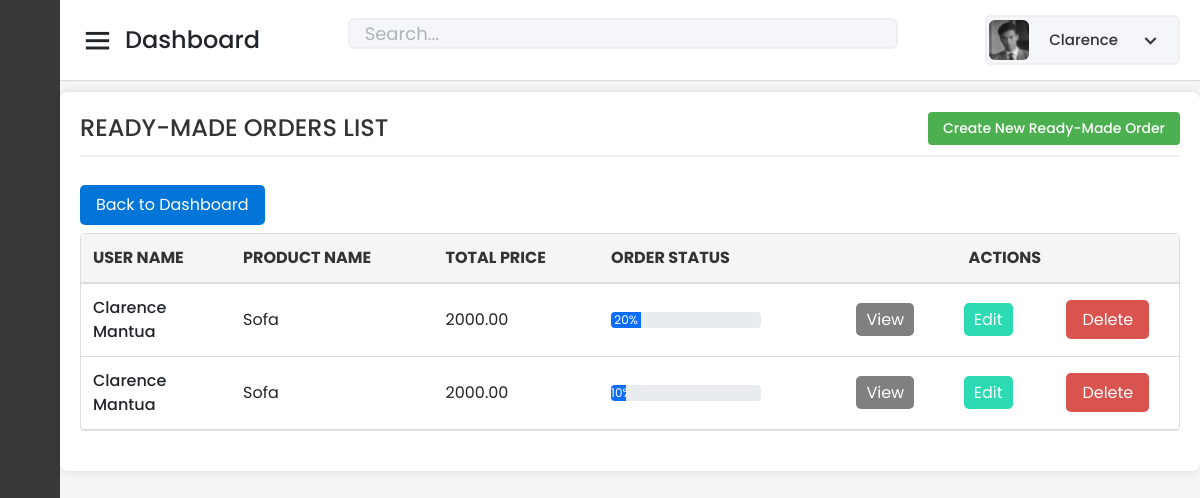
Before: /Capstone_Admin/readymade/read-all-readymade-form.php (signed in) with the older database file.
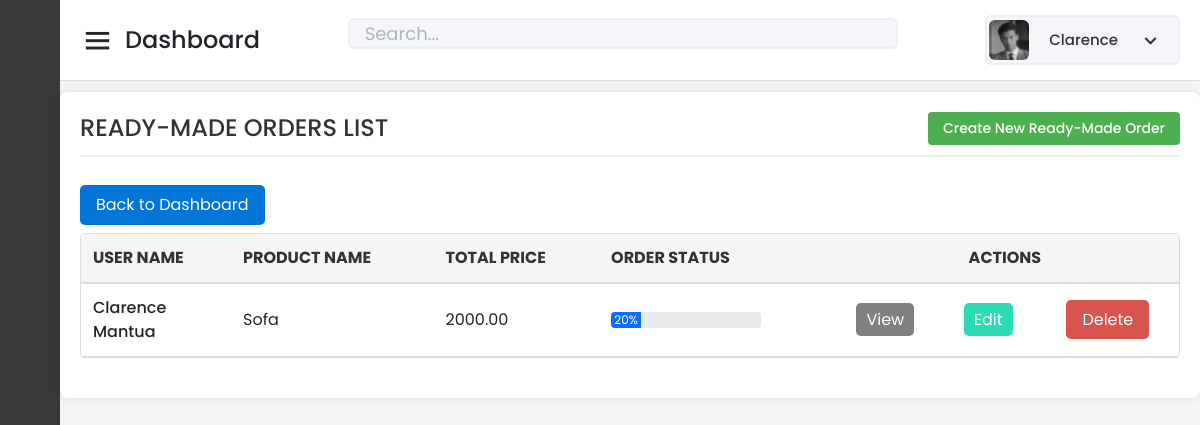
After: the same page with the newer database file.
### tables this page shows
CREATE TABLE `tbl_ready_made_orders` (
  `ReadyMadeOrder_ID` int(11) NOT NULL AUTO_INCREMENT,
  `Product_ID` int(11) NOT NULL,
  `User_ID` varchar(150) NOT NULL,
  `Quantity` int(11) NOT NULL,
  `Total_Price` decimal(10,2) NOT NULL,
  `Order_Status` int(3) NOT NULL DEFAULT 0,
  `Order_Date` timestamp NOT NULL DEFAULT current_timestamp(),
  `Product_Status` int(3) NOT NULL DEFAULT 0,
  `Progress_Pic_10` varchar(255) DEFAULT NULL,
  `Progress_Pic_20` varchar(255) DEFAULT NULL,
  `Progress_Pic_30` varchar(255) DEFAULT NULL,
  `Progress_Pic_40` varchar(255) DEFAULT NULL,
  `Progress_Pic_50` varchar(255) DEFAULT NULL,
  `Progress_Pic_60` varchar(255) DEFAULT NULL,
  `Progress_Pic_70` varchar(255) DEFAULT NULL,
  `Progress_Pic_80` varchar(255) DEFAULT NULL,
  `Progress_Pic_90` varchar(255) DEFAULT NULL,
  `Progress_Pic_100` varchar(255) DEFAULT NULL,
  `Stop_Reason` varchar(255) DEFAULT NULL,
  PRIMARY KEY (`ReadyMadeOrder_ID`),
  KEY `Product_ID` (`Product_ID`),
  KEY `User_ID` (`User_ID`),
  CONSTRAINT `tbl_ready_made_orders_ibfk_1` FOREIGN KEY (`Product_ID`) REFERENCES `tbl_prod_info` (`Product_ID`),
  CONSTRAINT `tbl_ready_made_orders_ibfk_2` FOREIGN KEY (`User_ID`) REFERENCES `tbl_user_info` (`User_ID`)
);

CREATE TABLE `tbl_prod_info` (
  `Product_ID` int(11) NOT NULL AUTO_INCREMENT,
  `Product_Name` varchar(255) NOT NULL,
  `Description` text DEFAULT NULL,
  `Category` varchar(100) DEFAULT NULL,
  `Sizes` varchar(100) DEFAULT NULL,
  `Color` varchar(50) DEFAULT NULL,
  `Stock` varchar(100) DEFAULT NULL,
  `Assembly_Required` varchar(255) DEFAULT NULL,
  `ImageURL` varchar(255) DEFAULT NULL,
  `Price` varchar(255) NOT NULL,
  `Sold` varchar(255) DEFAULT NULL,
  `DateAdded` timestamp NOT NULL DEFAULT current_timestamp(),
  `LastUpdate` timestamp NOT NULL DEFAULT current_timestamp() ON UPDATE current_timestamp(),
  `GLB_File_URL` varchar(255) DEFAULT NULL,
  `product_type` enum('readymade','custom') DEFAULT 'readymade',
  PRIMARY KEY (`Product_ID`)
);

### Capstone_Admin/readymade/read-all-readymade-form.php (the view, shortened to what this page needs)
<?php
include '../config/database.php';
$adminId = $_SESSION['admin_id'];
$stmt = $pdo->prepare("SELECT First_Name, PicPath FROM tbl_admin_info WHERE Admin_ID = :admin_id");
$stmt->bindParam(':admin_id', $adminId);
$stmt->execute();
$admin = $stmt->fetch(PDO::FETCH_ASSOC);
$adminName = htmlspecialchars($admin['First_Name']);
$profilePicPath = htmlspecialchars($admin['PicPath']);
$search = isset($_GET['search']) ? $_GET['search'] : '';
$query = "
    SELECT
        rmo.ReadyMadeOrder_ID,
        CONCAT(u.First_Name, ' ', u.Last_Name) AS User_Name,
        p.Product_Name,
        rmo.Quantity,
        rmo.Total_Price,
        rmo.Order_Status,
        rmo.Order_Date
    FROM tbl_ready_made_orders rmo
    JOIN tbl_user_info u ON rmo.User_ID = u.User_ID
    JOIN tbl_prod_info p ON rmo.Product_ID = p.Product_ID
    WHERE u.First_Name LIKE :search
    OR u.Last_Name LIKE :search
    OR p.Product_Name LIKE :search
    OR rmo.Order_Status LIKE :search
";
$stmt = $pdo->prepare($query);
$searchParam = '%' . $search . '%';
$stmt->bindParam(':search', $searchParam, PDO::PARAM_STR);
$stmt->execute();
$rows = $stmt->fetchAll(PDO::FETCH_ASSOC);
?>
<!DOCTYPE html>
<html lang="en" dir="ltr">
<head>
    <link href="../static/css/bootstrap.min.css" rel="stylesheet">
    <link href="../static/css-files/dashboard.css" rel="stylesheet">
    <link href="../static/css-files/button.css" rel="stylesheet">
    <link href="../static/css-files/admin_homev2.css" rel="stylesheet">
    <link href="https://unpkg.com/boxicons@2.0.7/css/boxicons.min.css" rel="stylesheet" />
</head>
<body>
    <div class="sidebar">
      <div class="logo-details">
    </div>
        <ul class="nav-links">
            <li>
            </li>
            <li>
            </li>
            <li>
</li>
        </ul>
    </div>
    <section class="home-section">
    <nav>
            <div class="sidebar-button">
                <i class="bx bx-menu sidebarBtn"></i>
                <span class="dashboard">Dashboard</span>
            </div>
            <div class="search-box">
                <form method="GET" action="">
                    <input type="text" name="search" placeholder="Search..." value="<?php echo htmlspecialchars($search); ?>" />
                </form>
            </div>
            <div class="profile-details" onclick="toggleDropdown()">
                <img src="../<?php echo $profilePicPath; ?>" alt="Profile Picture" />
                <span class="admin_name"><?php echo $adminName; ?></span>
                <i class="bx bx-chevron-down dropdown-button"></i>
            </div>
 </nav>
<br><br><br>
<div class="container_boxes">
    <h4>READY-MADE ORDERS LIST <a href="create-readymade-form.php">Create New Ready-Made Order</a></h4>
    <div class="button-container">
                    <a href="../dashboard/dashboard.php" class="buttonBack">Back to Dashboard</a>
                </div>
    <div id="ready-made-orders-list">
        <table width="100%" border="1" cellspacing="5">
            <thead>
                <tr>
                    <th>USER NAME</th>
                    <th>PRODUCT NAME</th>
                    <th>TOTAL PRICE</th>
                    <th>ORDER STATUS</th>
                    <th colspan="3" style="text-align: center;">ACTIONS</th>
                </tr>
            </thead>
            <tbody>
                <?php foreach ($rows as $row): ?>
                    <tr>
                        <td><?= htmlspecialchars($row["User_Name"]) ?></td>
                        <td><?= htmlspecialchars($row["Product_Name"]) ?></td>
                        <td><?= number_format((float)$row["Total_Price"], 2, '.', '') ?></td>
                        <td>
                            <div class="progress" style="width: 150px;">
                                <div class="progress-bar bg-primary" role="progressbar" style="width: <?= min(max((int)$row["Order_Status"], 0), 100) ?>%;" aria-valuenow="<?= min(max((int)$row["Order_Status"], 0), 100) ?>" aria-valuemin="0" aria-valuemax="100">
                                    <?= min(max((int)$row["Order_Status"], 0), 100) ?>%
                                </div>
                            </div>
                        </td>
                        <td style="text-align: center;"><a class="buttonView" href="read-one-readymade-form.php?id=<?= htmlspecialchars($row["ReadyMadeOrder_ID"]) ?>" target="_parent">View</a></td>
                        <td style="text-align: center;"><a class="buttonEdit" href="update-readymade-form.php?id=<?= htmlspecialchars($row["ReadyMadeOrder_ID"]) ?>" target="_parent">Edit</a></td>
                        <td style="text-align: center;"><a class="buttonDelete" href="delete-readymade-form.php?id=<?= htmlspecialchars($row["ReadyMadeOrder_ID"]) ?>" target="_parent">Delete</a></td>
                    </tr>
                <?php endforeach; ?>
            </tbody>
        </table>
    </div>
</div>
</section>
</body>
</html>

Changed rows visible on the page:
removed tbl_ready_made_orders: User_Name "Clarence Mantua", Product_ID.Product_Name "Sofa", Total_Price "2000.00", Order_Status "10"
